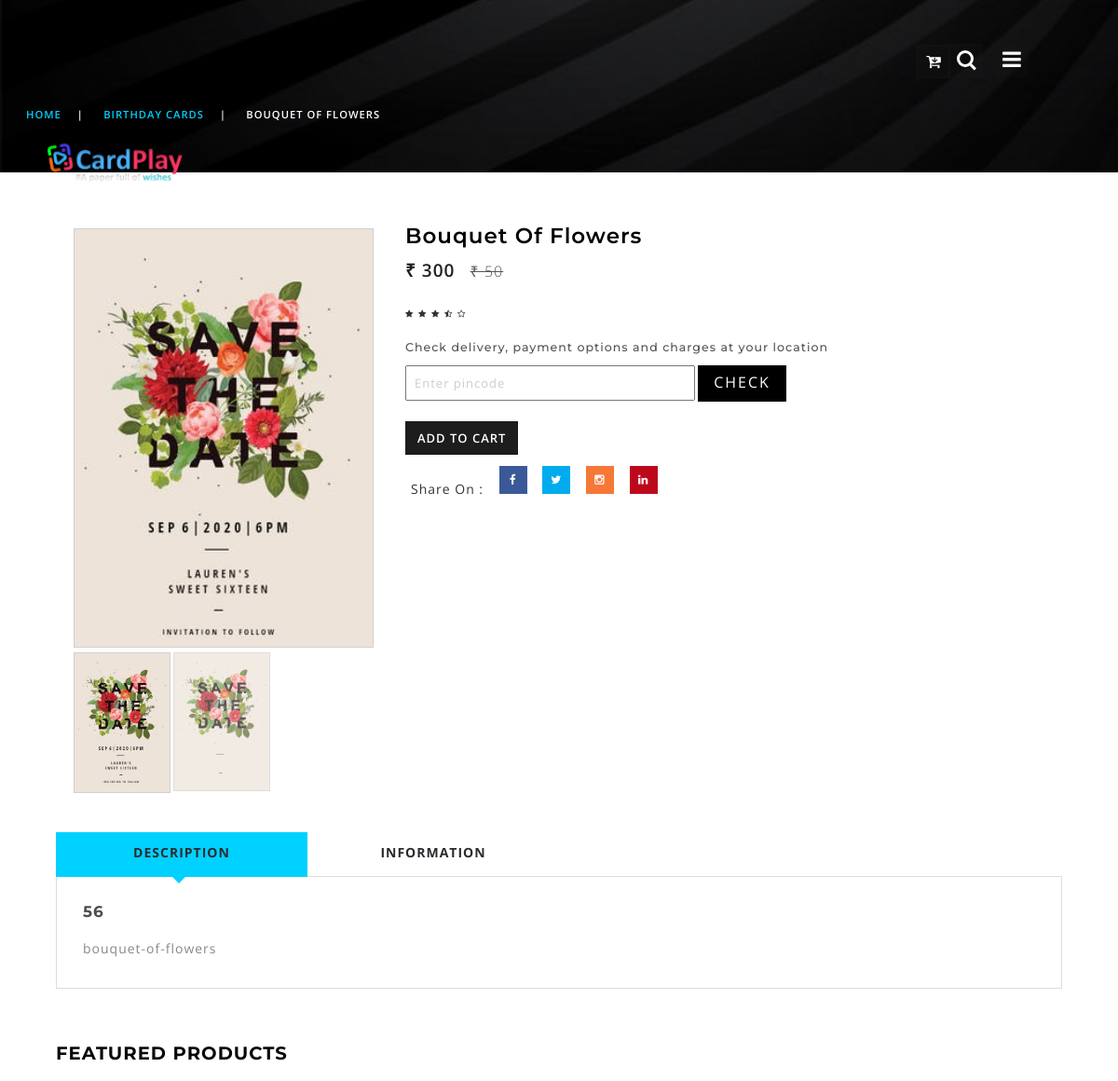
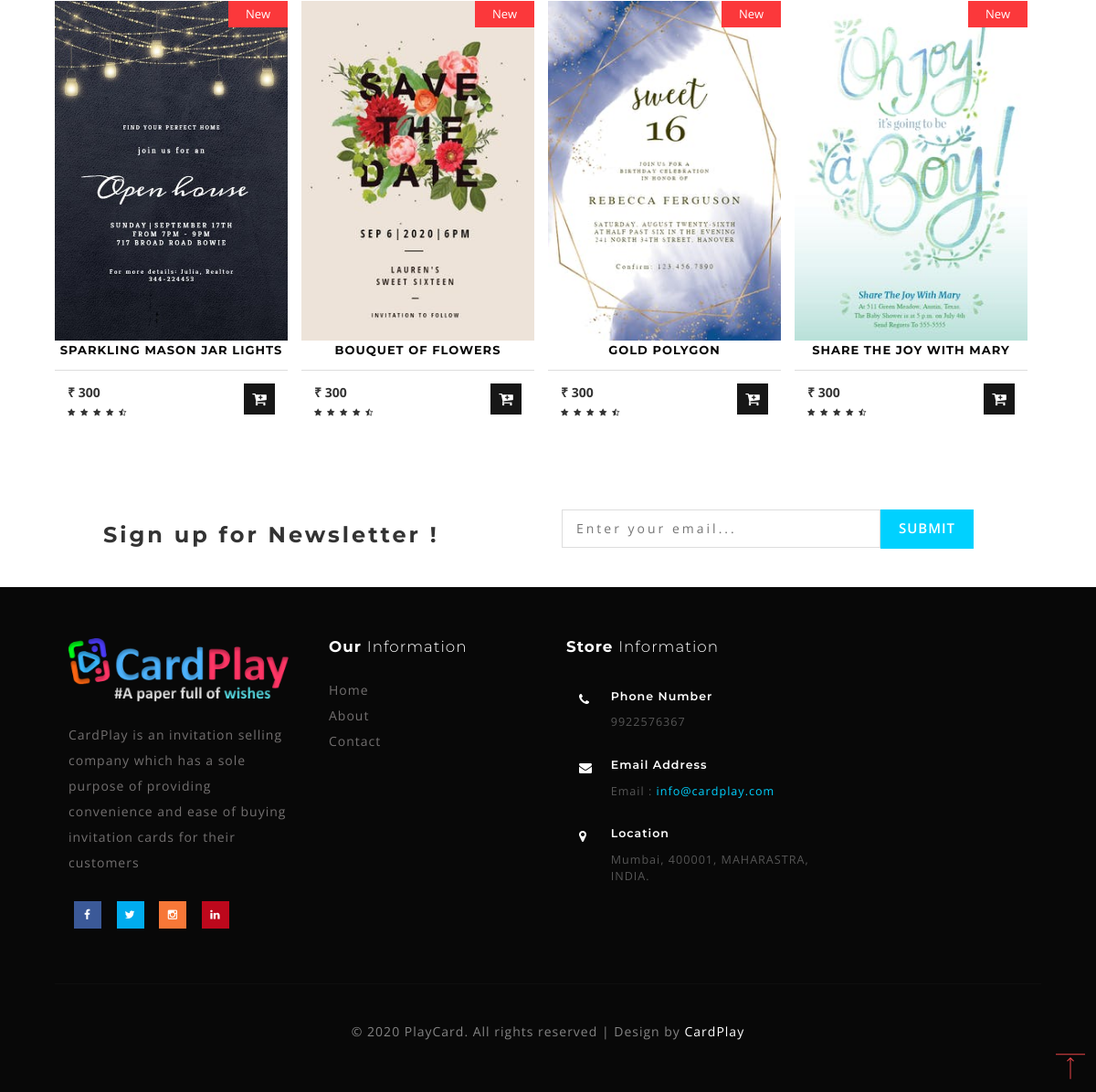
The page /single.php?id=10&&cid=1 on the database its author committed (2 pictures, top to bottom).
### tables this page shows
CREATE TABLE `settings` (
  `id` int(255) NOT NULL,
  `site_name` varchar(255) NOT NULL,
  `logo` varchar(255) NOT NULL,
  `site_description` varchar(255) NOT NULL,
  `contact` varchar(255) NOT NULL,
  `email` varchar(255) NOT NULL,
  `location` varchar(255) NOT NULL,
  `footer_description` varchar(255) NOT NULL
);

CREATE TABLE `products` (
  `product_id` int(255) NOT NULL,
  `category` int(255) NOT NULL,
  `product_name` varchar(255) NOT NULL,
  `product_template` varchar(255) NOT NULL,
  `product_template_clear` varchar(255) NOT NULL,
  `price` int(255) NOT NULL,
  `discount` int(255) NOT NULL,
  `size` varchar(255) NOT NULL,
  `description` varchar(255) NOT NULL,
  `dealer` int(255) NOT NULL,
  `avail_stock` int(255) NOT NULL
);

CREATE TABLE `product_categories` (
  `category_id` int(255) NOT NULL,
  `category_name` varchar(255) NOT NULL,
  `cards` int(255) NOT NULL
);

### single.php (the view, shortened to what this page needs)
<!DOCTYPE html>
<html lang="zxx">
<head>
	<link href="css/bootstrap.css" rel="stylesheet" type="text/css" media="all" />
	<link rel="stylesheet" href="css/shop.css" type="text/css" media="screen" property="" />
	<link href="css/style7.css" rel="stylesheet" type="text/css" media="all" />
	<link rel="stylesheet" href="css/flexslider.css" type="text/css" media="screen" />
	<link href="css/easy-responsive-tabs.css" rel='stylesheet' type='text/css' />
	<link rel="stylesheet" type="text/css" href="css/jquery-ui1.css">
	<link href="css/style.css" rel="stylesheet" type="text/css" media="all" />
	<link href="css/font-awesome.css" rel="stylesheet">
</head>
<body>
	<div class="banner_top innerpage" id="home">
		<div class="wrapper_top_w3layouts">
			<div class="header_agileits">
				<div class="logo inner_page_log">
					<?php
                    include "includes/dbh.php";
                    $query = "SELECT * FROM settings";
                    $queryfire = mysqli_query($conn, $query) or die("Query Failed.");
                    if(mysqli_num_rows($queryfire) > 0){
                      while($row = mysqli_fetch_assoc($queryfire)) {
                    ?>
					<a class="navbar-brand" href="index.php"><img src="images/<?php echo $row['logo'];?>" width="150"></a>
					<?php
                            }
                        }
                    ?>
				</div>
				<div class="mobile-nav-button">
					<button id="trigger-overlay" type="button"><i class="fa fa-bars" aria-hidden="true"></i></button>
				</div>
				<div class="top_nav_right">
					<div class="cardcart cardcart2 cart cart box_1">
						<form action="cart.php" method="post" class="last">
							<button class="top_card_cart" type="submit" name="open-cart"><i class="fa fa-cart-arrow-down" aria-hidden="true"> <span id="cart-item" class="badge badge-danger"></span></i></button>
						</form>
					</div>
				</div>
			</div>
		</div>
		<div class="search_w3ls_agileinfo">
			<div class="cd-main-header">
				<ul class="cd-header-buttons">
					<li><a class="cd-search-trigger" href="#cd-search"> <span></span></a></li>
				</ul>
			</div>
		</div>
		<div class="services-breadcrumb_w3ls_agileinfo">
			<?php
                    include "includes/dbh.php";
                    $post_id = $_GET['id'];
                    $query = "SELECT * FROM products LEFT JOIN product_categories ON products.category = product_categories.category_id WHERE products.product_id = {$post_id}";
                    $queryfire = mysqli_query($conn, $query) or die("Query Failed.");
                    if(mysqli_num_rows($queryfire) > 0){
                      while($row = mysqli_fetch_assoc($queryfire)) {
                    ?>
			<div class="inner_breadcrumb_agileits_w3">
				<ul class="short">
					<li><a href="index.php">Home</a><i>|</i></li>
					<li><a href="category.php?cid=<?php echo $row['category_id'];?>"><?php echo $row['category_name'];?> Cards</a><i>|</i></li>
					<li><?php echo $row['product_name'];?></li>
				</ul>
			</div>
			<?php
                            }
                        }
                    ?>
		</div>
	</div>
	<div class="ads-grid_shop">
		<div class="shop_inner_inf">
			<?php
                include "includes/dbh.php";
                $post_id = $_GET['id'];
               	$sql = "SELECT products.product_id, products.product_name, products.product_template, products.product_template_clear, products.price, products.discount, products.size, products.description, product_categories.category_name, products.category FROM products LEFT JOIN product_categories ON products.category = product_categories.category_id WHERE products.product_id = {$post_id}";
                $result = mysqli_query($conn, $sql) or die("Query Failed.");
                if(mysqli_num_rows($result) > 0){
                while($row = mysqli_fetch_assoc($result)) {
            ?>
			<div>
				<div class="col-md-4 single-right-left ">
					<div class="grid images_3_of_2">
						<div class="flexslider">
							<ul class="slides">
								<li data-thumb="admin/product_images/sample/<?php echo $row['product_template'];?>">
									<div class="thumb-image"> <img src="admin/product_images/sample/<?php echo $row['product_template'];?>" data-imagezoom="true" class="img-responsive"> </div>
								</li>
								<li data-thumb="admin/product_images/clear/<?php echo $row['product_template_clear'];?>">
									<div class="thumb-image"> <img src="admin/product_images/clear/<?php echo $row['product_template_clear'];?>" data-imagezoom="true" class="img-responsive"> </div>
								</li>
							</ul>
						</div>
					</div>
				</div>
				<div class="col-md-8 single-right-left simpleCart_shelfItem">
					<h3><?php echo $row['product_name']; ?></h3>
					<p><span class="item_price"> &#8377; <?php echo $row['price']; ?></span>
						<del> &#8377; <?php echo $row['discount']; ?></del>
					</p>
					<div class="rating1">
						<ul class="stars">
							<li><a href="#"><i class="fa fa-star" aria-hidden="true"></i></a></li>
							<li><a href="#"><i class="fa fa-star" aria-hidden="true"></i></a></li>
							<li><a href="#"><i class="fa fa-star" aria-hidden="true"></i></a></li>
							<li><a href="#"><i class="fa fa-star-half-o" aria-hidden="true"></i></a></li>
							<li><a href="#"><i class="fa fa-star-o" aria-hidden="true"></i></a></li>
						</ul>
					</div>
					<div class="description">
						<h5>Check delivery, payment options and charges at your location</h5>
						<form action="#" method="post">
							<input type="text" value="Enter pincode" onfocus="this.value = '';" onblur="if (this.value == '') {this.value = 'Enter pincode';}"
							    required="">
							<input type="submit" value="Check">
						</form>
					</div>
					<div class="occasion-cart">
						<div class="shoe single-item single_page_b">
							<form action="" class="form-submit">
								<input type="submit" value="Add to cart" class="button add addItemBtn">
							</form>
						</div>
					</div>
					<ul class="social-nav model-3d-0 footer-social social single_page" style="padding-top: 12px">
						<li class="share">Share On : </li>
						<li>
							<a href="#" class="facebook">
								<div class="front"><i class="fa fa-facebook" aria-hidden="true"></i></div>
							</a>
						</li>
						<li>
							<a href="#" class="twitter">
								<div class="front"><i class="fa fa-twitter" aria-hidden="true"></i></div>
							</a>
						</li>
						<li>
							<a href="#" class="instagram">
								<div class="front"><i class="fa fa-instagram" aria-hidden="true"></i></div>
							</a>
						</li>
						<li>
							<a href="#" class="linkedin">
								<div class="front"><i class="fa fa-linkedin" aria-hidden="true"></i></div>
							</a>
						</li>
					</ul>
				</div>
				<div class="clearfix"> </div>
				<div class="responsive_tabs">
					<div id="horizontalTab">
						<ul class="resp-tabs-list">
							<li>Description</li>
							<li>Information</li>
						</ul>
						<div class="resp-tabs-container">
							<div class="tab1">
								<div class="single_page">
									<h6><?php echo $row['size']; ?></h6>
									<p class="para"><?php echo $row['description']; ?></p>
								</div>
							</div>
						</div>
					</div>
				</div>
			</div>
			<?php
                 }
                }else{
                echo "<h2>No Record Found.</h2>";
                }
            ?>
			<div>
				<div class="new_arrivals">
					<h3>Featured Products</h3>
					<?php
                        include "includes/dbh.php";
                        $sql1 = "SELECT  products.category, products.product_id, products.product_name, products.product_template, products.product_template_clear, products.price, products.discount, products.description, product_categories.category_id FROM products LEFT JOIN product_categories ON products.category = product_categories.category_id ORDER BY rand() DESC LIMIT 0,4";
                        $result = mysqli_query($conn, $sql1) or die("Query Failed products");
                        if(mysqli_num_rows($result) > 0){
                          while($row1 = mysqli_fetch_assoc($result)) {
                    ?>
                    <div>
					<div class="col-md-3 product-men">
						<div class="product-shoe-info shoe">
							<div class="men-pro-item">
								<div class="men-thumb-item">
									<img src="admin/product_images/sample/<?php echo $row1['product_template'];?>" alt="">
									<span class="product-new-top">New</span>
								</div>
								<div class="item-info-product">
									<h4>
										<a href='single.php?id=<?php echo $row1['product_id'];?>&&cid=<?php echo $row1['category_id'];?>'><?php echo $row1['product_name'];?></a>
									</h4>
									<div class="info-product-price">
										<div class="grid_meta">
											<div class="product_price">
												<div class="grid-price ">
													<span class="money "> &#8377; <?php echo $row1['price']; ?></span>
												</div>
											</div>
											<ul class="stars">
												<li><a href="#"><i class="fa fa-star" aria-hidden="true"></i></a></li>
												<li><a href="#"><i class="fa fa-star" aria-hidden="true"></i></a></li>
												<li><a href="#"><i class="fa fa-star" aria-hidden="true"></i></a></li>
												<li><a href="#"><i class="fa fa-star" aria-hidden="true"></i></a></li>
												<li><a href="#"><i class="fa fa-star-half-o" aria-hidden="true"></i></a></li>
											</ul>
										</div>
										<div class="card single-item hvr-outline-out">
											<form action="" class="form-submit">
												<button class="card-cart pcard-cart addItemBtn"><i class="fa fa-cart-plus" aria-hidden="true"></i></button>
											</form>
										</div>
									</div>
									<div class="clearfix"></div>
								</div>
							</div>
						</div>
					</div>
				</div>
					<?php
							}
						}
					?>
				</div>
			</div>
		</div>
	</div>
	<?php include 'footer.php'; ?>
    <a href="#home" id="toTop" class="scroll" style="display: block;"> <span id="toTopHover" style="opacity: 1;"> </span></a>
</body>
</html>

### footer.php (shortened to what this page needs)
<div class="newsletter_w3layouts_agile">
	<div class="col-sm-6 newsleft">
		<h3>Sign up for Newsletter !</h3>
	</div>
	<div class="col-sm-6 newsright">
		<form action="#" method="post">
			<input type="email" placeholder="Enter your email..." name="email" required="">
			<input type="submit" value="Submit">
		</form>
	</div>
	<div class="clearfix"></div>
</div>
<div class="footer_agileinfo_w3">
	<?php
                include "includes/dbh.php";
                $query = "SELECT * FROM settings";
                $queryfire = mysqli_query($conn, $query) or die("Query Failed.");
                if(mysqli_num_rows($queryfire) > 0){
                  while($row = mysqli_fetch_assoc($queryfire)) {
              ?>
	<div class="footer_inner_info_w3ls_agileits">
		<div class="col-md-3 footer-left">
			<h2><a href="index.php"><img src="images/<?php echo $row['logo'];?>" height="70" width=""></a></h2>
			<p><?php echo $row['site_description'];?></p>
			<ul class="social-nav model-3d-0 footer-social social two">
				<li>
					<a href="https://www.facebook.com/harsh.rajput.56829/" target="_blank" class="facebook">
						<div class="front"><i class="fa fa-facebook" aria-hidden="true"></i></div>
					</a>
				</li>
				<li>
					<a href="#" class="twitter">
						<div class="front"><i class="fa fa-twitter" aria-hidden="true"></i></div>
					</a>
				</li>
				<li>
					<a href="https://www.instagram.com/icarus_31/" target="_blank" class="instagram">
						<div class="front"><i class="fa fa-instagram" aria-hidden="true"></i></div>
					</a>
				</li>
				<li>
					<a href="https://www.linkedin.com/in/harsh-rajput-b18b831a2/" target="_blank" class="linkedin">
						<div class="front"><i class="fa fa-linkedin" aria-hidden="true"></i></div>
					</a>
				</li>
			</ul>
		</div>
		<div class="col-md-9 footer-right">
			<div class="sign-grds">
				<div class="col-md-4 sign-gd">
					<h4>Our <span>Information</span> </h4>
					<ul>
						<li><a href="index.php">Home</a></li>
						<li><a href="about.php">About</a></li>
						<li><a href="contact.php">Contact</a></li>
					</ul>
				</div>
				<div class="col-md-5 sign-gd-two">
					<h4>Store <span>Information</span></h4>
					<div class="address">
						<div class="address-grid">
							<div class="address-left">
								<i class="fa fa-phone" aria-hidden="true"></i>
							</div>
							<div class="address-right">
								<h6>Phone Number</h6>
								<p><?php echo $row['contact'];?></p>
							</div>
							<div class="clearfix"> </div>
						</div>
						<div class="address-grid">
							<div class="address-left">
								<i class="fa fa-envelope" aria-hidden="true"></i>
							</div>
							<div class="address-right">
								<h6>Email Address</h6>
								<p>Email :<a href="mailto:<?php echo $row['email'];?>"> <?php echo $row['email'];?></a></p>
							</div>
							<div class="clearfix"> </div>
						</div>
						<div class="address-grid">
							<div class="address-left">
								<i class="fa fa-map-marker" aria-hidden="true"></i>
							</div>
							<div class="address-right">
								<h6>Location</h6>
								<p><?php echo $row['location'];?></p>
							</div>
							<div class="clearfix"> </div>
						</div>
					</div>
				</div>
			</div>
		</div>
		<div class="clearfix"></div>
		<p class="copy-right-w3ls-agileits"><?php echo $row['footer_description'];?></p>
	</div>
	<?php
               }
             }
             ?>
</div>

### rows shown on the page
settings: logo (picture), site_description "CardPlay is an invitation selling company which has a sole purpose of providing convenience and ease of buying invitation cards for their customers", contact "9922576367", email "info@cardplay.com", location "Mumbai, 400001, MAHARASTRA, INDIA.", footer_description "© 2020 PlayCard. All rights reserved | Design by CardPlay"
products: product_categories.category_name "BIRTHDAY", product_name "BOUQUET OF FLOWERS", product_template (picture), product_template_clear (picture), product_name "Bouquet Of Flowers", price "300", discount "50", size "56", description "bouquet-of-flowers"
products: product_template (picture), product_name "SPARKLING MASON JAR LIGHTS", price "300"
products: product_template (picture), product_name "GOLD POLYGON", price "300"
products: product_template (picture), product_name "SHARE THE JOY WITH MARY", price "300"
